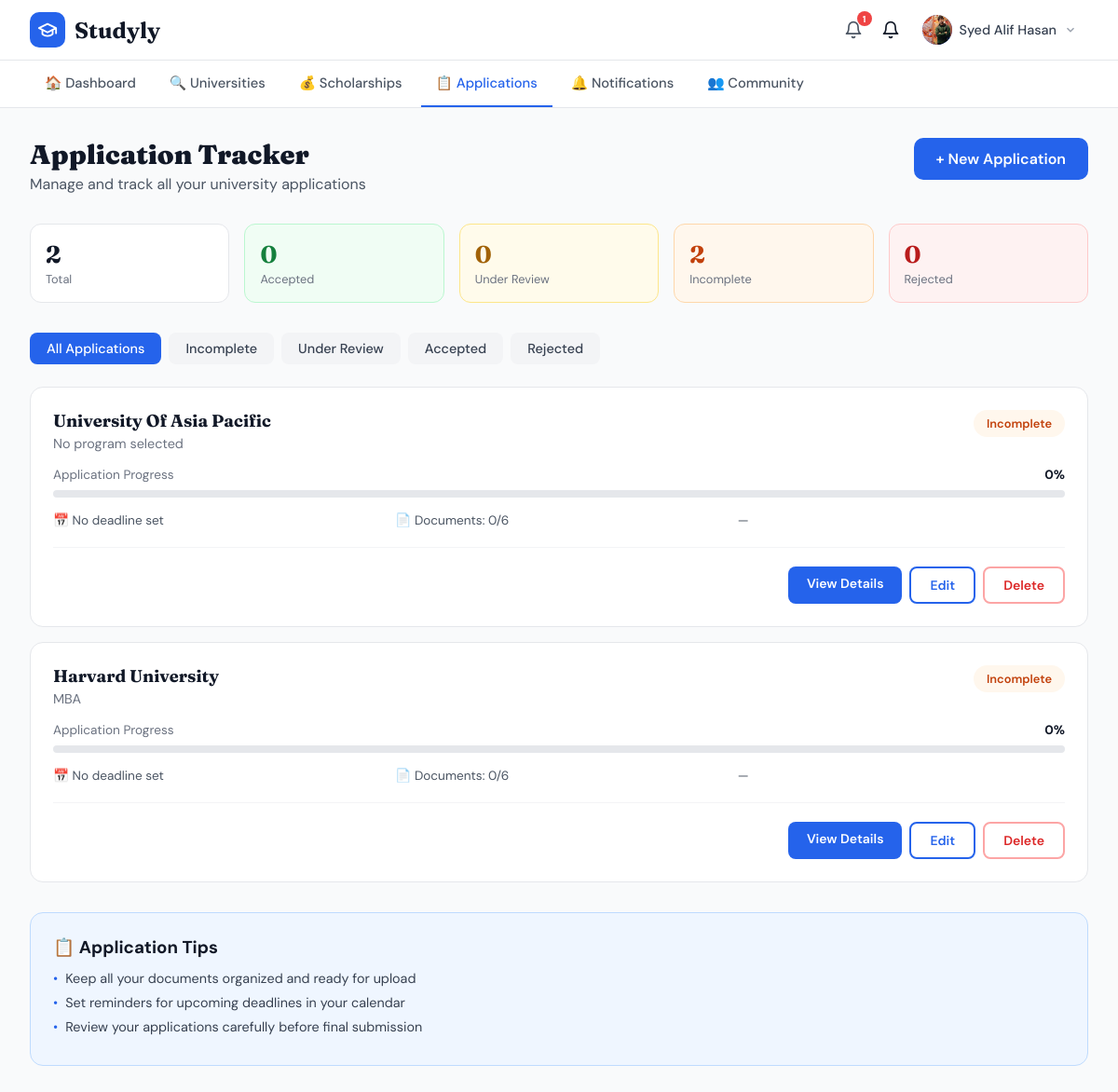
Page /applications/ (signed in) on the committed database.
### users/models.py (models this page shows, shortened)
class User(AbstractUser):
    ROLE_CHOICES = [
        ('student', 'Student'),
        ('admin', 'Admin'),
        ('consultant', 'Educational Consultant'),
    ]
    role = models.CharField(max_length=20, choices=ROLE_CHOICES, default='student')

class Profile(models.Model):
    user = models.OneToOneField(
        User,
        on_delete=models.CASCADE,
        related_name='profile'
    )
    phone_number = models.CharField(max_length=20, blank=True, null=True)
    date_of_birth = models.DateField(blank=True, null=True)
    address = models.TextField(blank=True, null=True)
    profile_picture = models.ImageField(
        upload_to='profile_pics/', blank=True, null=True
    )
    GPA = models.FloatField(null=True, blank=True)
    degree_level = models.CharField(
        max_length=50,
        choices=[
            ('hsc', 'HSC'),
            ('bachelor', "Bachelor's"),
            ('master', "Master's"),
            ('phd', 'PhD'),
        ],
        blank=True,
        null=True
    )
    english_proficiency = models.CharField(
        max_length=50,
        choices=[
            ('ielts', 'IELTS'),
            ('toefl', 'TOEFL'),
            ('none', 'None'),
        ],
        blank=True,
        null=True
    )
    english_score = models.FloatField(null=True, blank=True)
    work_experience_years = models.IntegerField(default=0)
    preferred_countries = models.CharField(max_length=255, blank=True, null=True)
    budget = models.DecimalField(
        max_digits=10, decimal_places=2, null=True, blank=True
    )
    specialization = models.CharField(max_length=255, blank=True, null=True)
    assigned_consultant = models.ForeignKey(
        'users.User',
        on_delete=models.SET_NULL,
        null=True, blank=True,
        related_name='assigned_students',
        limit_choices_to={'role': 'consultant'},
    )
    created_at = models.DateTimeField(auto_now_add=True)
    updated_at = models.DateTimeField(auto_now=True)

### applications/models.py (models this page shows, shortened)
class Application(models.Model):
    STATUS_CHOICES = [
        ('incomplete',   'Incomplete'),
        ('submitted',    'Submitted'),
        ('under_review', 'Under Review'),
        ('accepted',     'Accepted'),
        ('rejected',     'Rejected'),
    ]
    user = models.ForeignKey(
        settings.AUTH_USER_MODEL,
        on_delete=models.CASCADE,
        related_name='applications'
    )
    university = models.ForeignKey(
        University,
        on_delete=models.CASCADE,
        related_name='applications'
    )
    program = models.ForeignKey(
        Program,
        on_delete=models.SET_NULL,
        null=True, blank=True,
        related_name='applications'
    )
    status = models.CharField(
        max_length=20,
        choices=STATUS_CHOICES,
        default='incomplete'
    )
    personal_statement = models.FileField(
        upload_to='applications/personal_statements/',
        null=True, blank=True
    )
    transcripts = models.FileField(
        upload_to='applications/transcripts/',
        null=True, blank=True
    )
    recommendations = models.FileField(
        upload_to='applications/recommendations/',
        null=True, blank=True
    )
    english_test = models.FileField(
        upload_to='applications/english_tests/',
        null=True, blank=True
    )
    financial_docs = models.FileField(
        upload_to='applications/financial_docs/',
        null=True, blank=True
    )
    cv_resume = models.FileField(
        upload_to='applications/cv_resumes/',
        null=True, blank=True
    )
    notes = models.TextField(blank=True, null=True)
    shared_with_consultant = models.BooleanField(default=False)
    INTAKE_CHOICES = [
        ('fall_2025', 'Fall 2025'),
        ('spring_2026', 'Spring 2026'),
        ('fall_2026', 'Fall 2026'),
        ('spring_2027', 'Spring 2027'),
        ('rolling', 'Rolling / Anytime'),
    ]
    intake_season = models.CharField(max_length=20, choices=INTAKE_CHOICES, null=True, blank=True)
    deadline = models.DateField(null=True, blank=True)
    applied_date = models.DateField(auto_now_add=True)
    updated_at   = models.DateTimeField(auto_now=True)
    class Meta:
        ordering = ['-applied_date']
        unique_together = ['user', 'university', 'program']
    def documents_submitted(self):
        fields = [
            self.personal_statement,
            self.transcripts,
            self.recommendations,
            self.english_test,
            self.financial_docs,
            self.cv_resume,
        ]
        return sum(1 for f in fields if f)
    def total_documents(self):
        return 6
    def progress_percent(self):
        return int((self.documents_submitted() / self.total_documents()) * 100)
    def status_color(self):
        return {
            'incomplete':   {'bg': '#fff7ed', 'color': '#c2410c'},
            'submitted':    {'bg': '#dbeafe', 'color': '#1d4ed8'},
            'under_review': {'bg': '#fffbeb', 'color': '#a16207'},
            'accepted':     {'bg': '#f0fdf4', 'color': '#15803d'},
            'rejected':     {'bg': '#fef2f2', 'color': '#b91c1c'},
        }.get(self.status, {'bg': '#f3f4f6', 'color': '#374151'})

### universities/models.py (models this page shows, shortened)
class University(models.Model):
    name = models.CharField(max_length=255)
    country = models.CharField(max_length=100)
    city = models.CharField(max_length=100, blank=True, null=True)
    description = models.TextField(blank=True, null=True)
    ranking = models.IntegerField(blank=True, null=True)
    website = models.URLField(blank=True, null=True)
    apply_url = models.URLField(blank=True, null=True, help_text="Direct application portal URL")
    tuition_display = models.CharField(
        max_length=100, blank=True, null=True,
        help_text="e.g. $54,000/yr"
    )
    acceptance_rate = models.FloatField(
        blank=True, null=True,
        help_text="e.g. 4.5 for 4.5%"
    )
    rating = models.FloatField(blank=True, null=True, help_text="e.g. 4.9")
    total_students = models.CharField(max_length=50, blank=True, null=True)
    established_year = models.IntegerField(blank=True, null=True)
    min_gpa = models.FloatField(blank=True, null=True, help_text="Minimum GPA required")
    min_ielts = models.FloatField(blank=True, null=True, help_text="Minimum IELTS score")
    image = models.ImageField(upload_to='universities/', blank=True, null=True)
    created_at = models.DateTimeField(auto_now_add=True)
    updated_at = models.DateTimeField(auto_now=True)
    class Meta:
        ordering = ['ranking']
        verbose_name_plural = 'Universities'

class Program(models.Model):
    LEVEL_CHOICES = [
        ('bsc', 'BSc'),
        ('msc', 'MSc'),
        ('mba', 'MBA'),
        ('phd', 'PhD'),
        ('diploma', 'Diploma'),
        ('certificate', 'Certificate'),
    ]
    university = models.ForeignKey(
        University, on_delete=models.CASCADE, related_name='programs'
    )
    name = models.CharField(max_length=255)
    level = models.CharField(max_length=20, choices=LEVEL_CHOICES, default='msc')
    duration = models.CharField(max_length=50, blank=True, null=True, help_text="e.g. 2 years")
    tuition_per_year = models.CharField(max_length=100, blank=True, null=True)
    requirements = models.TextField(blank=True, null=True)
    class Meta:
        ordering = ['name']

### applications/views.py (the view)
# urls.py: path('applications/', views.application_list, name='application_list'),
@login_required
def application_list(request):
    applications = Application.objects.filter(
        user=request.user
    ).select_related('university', 'program')
    status_filter = request.GET.get('status', '')
    if status_filter:
        applications = applications.filter(status=status_filter)
    all_apps     = Application.objects.filter(user=request.user)
    total        = all_apps.count()
    accepted     = all_apps.filter(status='accepted').count()
    under_review = all_apps.filter(status='under_review').count()
    incomplete   = all_apps.filter(status='incomplete').count()
    rejected     = all_apps.filter(status='rejected').count()
    submitted    = all_apps.filter(status='submitted').count()
    return render(request, 'applications/applications.html', {
        'applications':  applications,
        'status_filter': status_filter,
        'total':         total,
        'accepted':      accepted,
        'under_review':  under_review,
        'incomplete':    incomplete,
        'rejected':      rejected,
        'submitted':     submitted,
    })

### templates/applications/applications.html (shortened to what this page needs)
{% extends "base.html" %}
{% block nav_applications %}active{% endblock %}
{% block content %}
<main>
  <div class="page-header">
    <div>
      <h1 class="page-title">Application Tracker</h1>
      <p class="page-subtitle">Manage and track all your university applications</p>
    </div>
    <a href="{% url 'applications:create' %}" class="new-app-btn">+ New Application</a>
  </div>
  <div class="stats-mini">
    <div class="mini-card" style="background:white;border-color:#e5e7eb">
      <div class="val" style="color:#111827">{{ total }}</div><div class="lbl">Total</div>
    </div>
    <div class="mini-card" style="background:#f0fdf4;border-color:#bbf7d0">
      <div class="val" style="color:#15803d">{{ accepted }}</div><div class="lbl">Accepted</div>
    </div>
    <div class="mini-card" style="background:#fffbeb;border-color:#fde68a">
      <div class="val" style="color:#a16207">{{ under_review }}</div><div class="lbl">Under Review</div>
    </div>
    <div class="mini-card" style="background:#fff7ed;border-color:#fed7aa">
      <div class="val" style="color:#c2410c">{{ incomplete }}</div><div class="lbl">Incomplete</div>
    </div>
    <div class="mini-card" style="background:#fef2f2;border-color:#fecaca">
      <div class="val" style="color:#b91c1c">{{ rejected }}</div><div class="lbl">Rejected</div>
    </div>
  </div>
  <div class="filter-tabs">
    <a href="{% url 'applications:list' %}"                      class="tab {% if not status_filter %}active{% endif %}">All Applications</a>
    <a href="?status=incomplete"   class="tab {% if status_filter == 'incomplete'   %}active{% endif %}">Incomplete</a>
    <a href="?status=under_review" class="tab {% if status_filter == 'under_review' %}active{% endif %}">Under Review</a>
    <a href="?status=accepted"     class="tab {% if status_filter == 'accepted'     %}active{% endif %}">Accepted</a>
    <a href="?status=rejected"     class="tab {% if status_filter == 'rejected'     %}active{% endif %}">Rejected</a>
  </div>
  {% if applications %}
    <div class="app-list">
      {% for app in applications %}
        {% with color=app.status_color %}
        <div class="app-card">
          <div class="app-card-top">
            <div>
              <h3>{{ app.university.name }}</h3>
              <div class="program">{{ app.program.name|default:"No program selected" }}</div>
            </div>
            <span class="status-badge" style="background:{{ color.bg }};color:{{ color.color }};">
              {{ app.get_status_display }}
            </span>
          </div>
          <div class="progress-wrap">
            <div class="progress-meta">
              <span>Application Progress</span>
              <span>{{ app.progress_percent }}%</span>
            </div>
            <div class="progress-bar">
            </div>
          </div>
          <div class="app-meta">
            <div class="app-meta-item">
              📅 {% if app.deadline %}Deadline: {{ app.deadline|date:"F j, Y" }}{% else %}No deadline set{% endif %}
            </div>
            <div class="app-meta-item">
              📄 Documents: {{ app.documents_submitted }}/{{ app.total_documents }}
            </div>
            <div class="app-meta-item">
              {% if app.notes %}📝 {{ app.notes|truncatechars:40 }}{% else %}—{% endif %}
            </div>
          </div>
          <div class="app-card-footer">
            <a href="{% url 'applications:detail' app.pk %}" class="btn-blue">View Details</a>
            <a href="{% url 'applications:update' app.pk %}" class="btn-outline">Edit</a>
            <a href="{% url 'applications:delete' app.pk %}" class="btn-red">Delete</a>
          </div>
        </div>
        {% endwith %}
      {% endfor %}
    </div>
  {% else %}
    <div class="empty-state">
      <h3>No applications yet</h3>
      <p style="margin-bottom:1rem;">Start by browsing universities and adding one to track.</p>
      <a href="{% url 'universities:list' %}" class="btn-blue">Browse Universities</a>
    </div>
  {% endif %}
  <div class="tips-box">
    <h3>📋 Application Tips</h3>
    <div class="tip-item"><span class="tip-dot">•</span><span>Keep all your documents organized and ready for upload</span></div>
    <div class="tip-item"><span class="tip-dot">•</span><span>Set reminders for upcoming deadlines in your calendar</span></div>
    <div class="tip-item"><span class="tip-dot">•</span><span>Review your applications carefully before final submission</span></div>
  </div>
</main>
{% endblock %}

### templates/base.html (shortened to what this page needs)
<!DOCTYPE html>
<html lang="en">
<head>
</head>
<body>
{% if user.is_authenticated and not skip_nav %}
<nav class="top-nav">
  <div class="top-nav-inner">
    <a href="{% url 'dashboard:dashboard' %}" class="logo">
      <div class="logo-icon">
        <svg xmlns="http://www.w3.org/2000/svg" width="22" height="22" fill="none" stroke="white" stroke-width="2" stroke-linecap="round" stroke-linejoin="round" viewBox="0 0 24 24">
          <path d="M22 10v6M2 10l10-5 10 5-10 5z"/><path d="M6 12v5c3 3 9 3 12 0v-5"/>
        </svg>
      </div>
      <span class="logo-text">Studyly</span>
    </a>
    <div class="nav-right">
     <a href="{% url 'notifications:list' %}" class="bell-btn" style="position:relative;">
  <svg xmlns="http://www.w3.org/2000/svg" width="20" height="20" fill="none" stroke="currentColor" stroke-width="2" stroke-linecap="round" stroke-linejoin="round" viewBox="0 0 24 24">
    <path d="M18 8A6 6 0 0 0 6 8c0 7-3 9-3 9h18s-3-2-3-9"/><path d="M13.73 21a2 2 0 0 1-3.46 0"/>
  </svg>
  {% if unread_notif_count %}
    <span style="position:absolute;top:-2px;right:-2px;background:#ef4444;color:white;border-radius:50%;width:16px;height:16px;font-size:10px;font-weight:700;display:flex;align-items:center;justify-content:center;">{{ unread_notif_count }}</span>
  {% endif %}
</a>
        <svg xmlns="http://www.w3.org/2000/svg" width="20" height="20" fill="none" stroke="currentColor" stroke-width="2" stroke-linecap="round" stroke-linejoin="round" viewBox="0 0 24 24">
          <path d="M18 8A6 6 0 0 0 6 8c0 7-3 9-3 9h18s-3-2-3-9"/><path d="M13.73 21a2 2 0 0 1-3.46 0"/>
        </svg>
      <div class="user-dropdown-wrap" id="userDropdown">
        <div class="user-btn" onclick="toggleDropdown()">
          <div class="user-avatar">
            {% if user.profile.profile_picture %}
              <img src="{{ user.profile.profile_picture.url }}" alt="avatar">
            {% else %}
              <svg xmlns="http://www.w3.org/2000/svg" width="16" height="16" fill="none" stroke="white" stroke-width="2" stroke-linecap="round" stroke-linejoin="round" viewBox="0 0 24 24">
                <path d="M20 21v-2a4 4 0 0 0-4-4H8a4 4 0 0 0-4 4v2"/><circle cx="12" cy="7" r="4"/>
              </svg>
            {% endif %}
          </div>
          <span class="user-name">{{ user.get_full_name|default:user.username }}</span>
          <svg class="chevron" xmlns="http://www.w3.org/2000/svg" width="14" height="14" fill="none" stroke="currentColor" stroke-width="2.5" viewBox="0 0 24 24"><polyline points="6 9 12 15 18 9"/></svg>
        </div>
      </div>
    </div>
  </div>
</nav>
<div class="sec-nav">
  <div class="sec-nav-inner">
    <a href="{% url 'dashboard:dashboard' %}"  class="nav-link {% block nav_dashboard %}{% endblock %}">🏠 Dashboard</a>
    <a href="{% url 'universities:list' %}"    class="nav-link {% block nav_universities %}{% endblock %}">🔍 Universities</a>
    <a href="{% url 'scholarships:list' %}"    class="nav-link {% block nav_scholarships %}{% endblock %}">💰 Scholarships</a>
    <a href="{% url 'applications:list' %}"    class="nav-link {% block nav_applications %}{% endblock %}">📋 Applications</a>
    <a href="{% url 'notifications:list' %}"   class="nav-link {% block nav_notifications %}{% endblock %}">🔔 Notifications</a>
      <a href="{% url 'community:list' %}" class="nav-link {% if active_nav == 'community' %}nav-link--active{% endif %}">👥 Community</a>
  </div>
</div>
{% endif %}
{% block content %}{% endblock %}
</body>
</html>

### rows in the picture
User: profile.profile_picture (picture), get_full_name "Syed Alif Hasan"
Application: university.name "University Of Asia Pacific", program.name "No program selected", status "Incomplete", progress_percent "0", shows "No deadline set", documents_submitted "0", total_documents "6"
Application: university.name "Harvard University", program.name "MBA", status "Incomplete", progress_percent "0", shows "No deadline set", documents_submitted "0", total_documents "6"

### other values in the picture
{{ unread_notif_count }} "1"
{{ total }} "2"
{{ accepted }} "0"
{{ under_review }} "0"
{{ incomplete }} "2"
{{ rejected }} "0"
